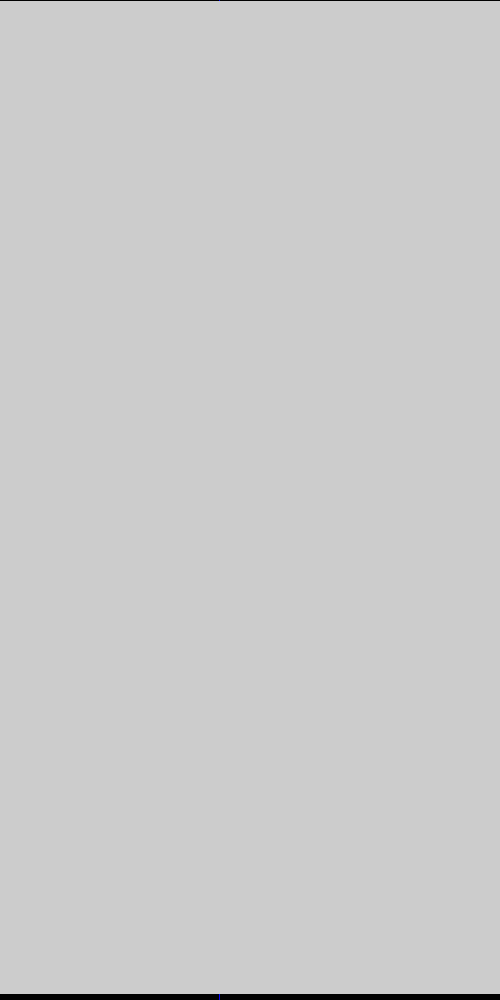
Frame 1 (no input)
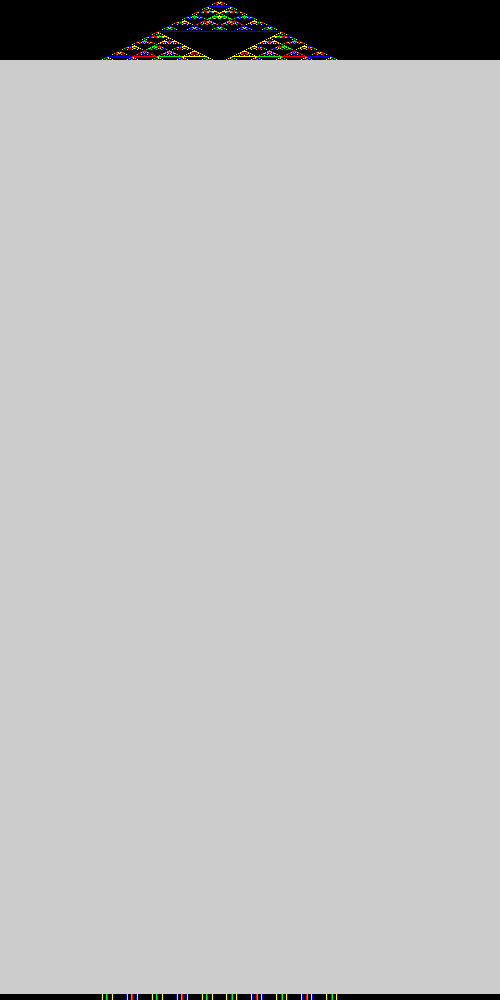
Frame 60 (the mouse pressed at the canvas centre just before this capture)
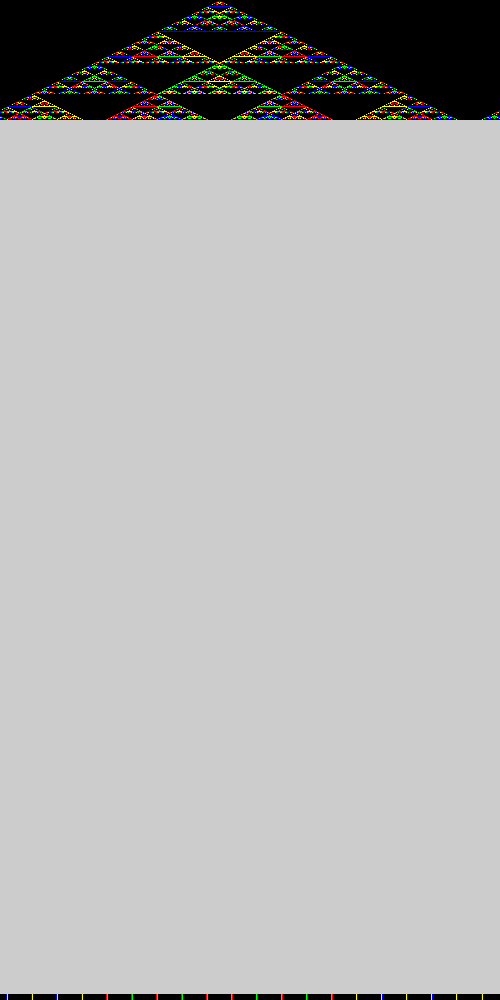
Frame 120 (the mouse held since frame 60 and released just before this capture)

The Processing sketch that drew these frames (run headless with seeded random() and noise(); from frame 60 on, the mouse is pressed at the canvas centre):

// Processing sketch: synchronic1Dmod4
// ── synchronic1Dmod4.pde
// "sum of the states [of neighbors] modulo 4": 
// One-dimensional, SYNCHRONOUS, deterministic cellular automaton
///////////////////////////////////////////////////////////////////////////////

final int   WorldSize=500;//How many cells do we want?
final float Dens=0.005;//0.5 or so also posible

int[] WorldOld=new int[WorldSize];//We need two arrays for the old  
int[] WorldNew=new int[WorldSize];//and new state of the simulation

void setup()
{
  size(500,1000);
  frameRate(100);
  noSmooth();//CA look better without smooth
  if(Dens>0)
  {
   for(int i=0;i<WorldOld.length;i++)
    if(random(1.0)<Dens)
      WorldOld[i]=1;
  }
  else
  {
    WorldOld[WorldSize/2]=1;
  }
}

void visualisation()
{
  for(int i=0;i<WorldOld.length;i++)
  {
    // The selection instruction allows us 
    // to choose any color depending on the number in the cell
    switch(WorldOld[i]){
    case 3:stroke(0,255,0);break;
    case 2:stroke(255,0,0);break;
    case 1:stroke(0,0,255);break;
    case 0:stroke(0,0,0);break;
    default: stroke(255,255,0);//It shouldn't appear!
    break;
    }
    point(i,t);//current state
    line(i,999,i,994);//Reflect the current state at the bottom of the canvas
  }
}

int t=0;
void draw()
{
  if(t>994) return;
  visualisation();
  
  //Now the cellular automaton state change
  for(int i=0;i<WorldOld.length;i++)
  {
       //RULE - sum of the states of neighbors modulo 4  
       int right = (i+1) % WorldSize; 
       int morer = (i+2) % WorldSize;     
       int left  = (WorldSize+i-1) % WorldSize;
       int morel = (WorldSize+i-2) % WorldSize;
       int sumState = 0;//The sum of the states
       
       //We always add the WHOLE state, no matter if it is zero or "alive"
       sumState+=WorldOld[left];
       sumState+=WorldOld[right];
       sumState+=WorldOld[morel];
       sumState+=WorldOld[morer];
       sumState+=WorldOld[i];//center cell
             
       WorldNew[i]=sumState % 5;  //Sum modulo 4
   }
   
   //NOW THE MOST IMPORTANT - Swap the arrays
   int[] WorldTmp=WorldOld;
   WorldOld=WorldNew;
   WorldNew=WorldTmp;
   
   t++;//The next generation/step/year
}

//https://github.com/borkowsk/bookProcessingEN/tree/main/07_1D_cellular/synchronic/
